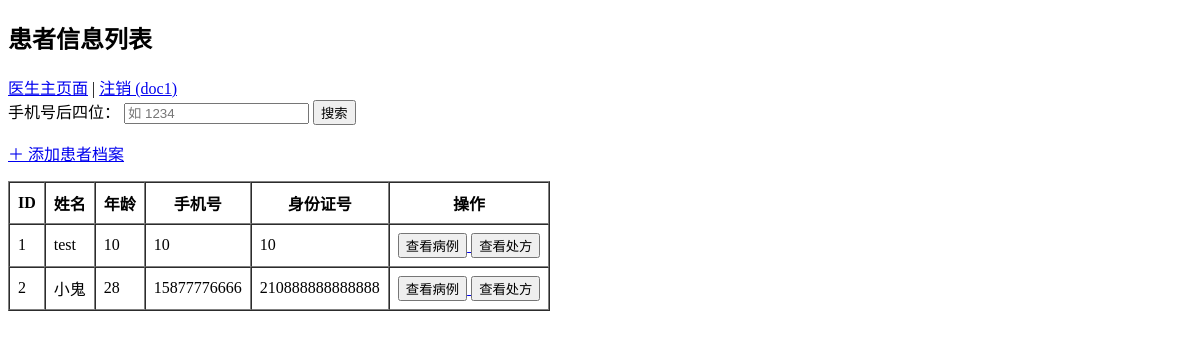
Page / (signed in) on the earlier database version.
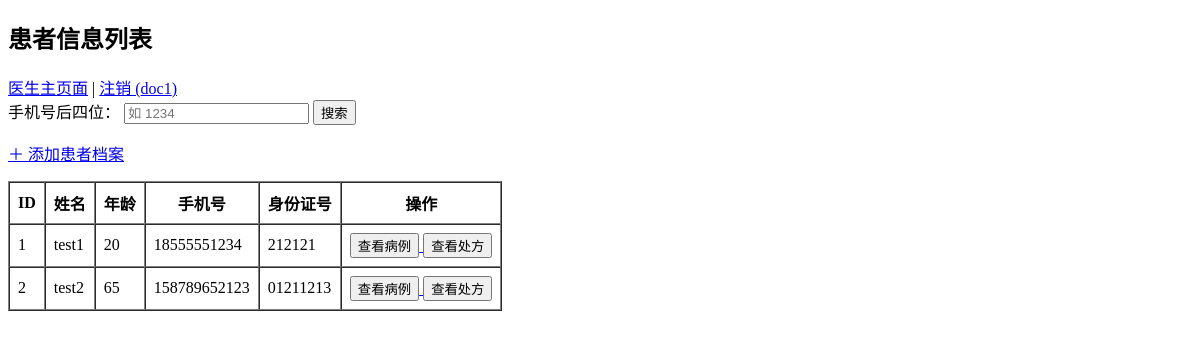
Same page on the later database version.
### app.py (models this page shows)
class Patient(db.Model):
    id = db.Column(db.Integer, primary_key=True)
    name = db.Column(db.String(100), nullable=False)
    age = db.Column(db.Integer, nullable=False)
    phone = db.Column(db.String(15), nullable=False)
    id_card = db.Column(db.String(18), unique=True, nullable=False)

### app.py (the view)
@app.route("/", methods=["GET"])
@login_required
def index():
    phone_last4 = request.args.get("phone_last4", "").strip()
    if phone_last4:
        patients = Patient.query.filter(Patient.phone.endswith(phone_last4)).all()
    else:
        patients = Patient.query.all()
    return render_template(
        "index.html",
        patients=patients,
        phone_last4=phone_last4,  # 方便 index.html 如果想保留输入值
    )

### app.py (called while the page is built)
@login_manager.user_loader
def load_user(user_id):
    return User.query.get(int(user_id))

### templates/index.html (shortened to what this page needs)
<!DOCTYPE html>
<html lang="zh">
<head>
</head>
<body>
    <h2>患者信息列表</h2>
    <nav>
        {% if current_user.is_authenticated and current_user.role == 'doctor' %}
        <a href="{{ url_for('doctor_page') }}">医生主页面</a> |
        {% endif %}
        <a href="{{ url_for('logout') }}">注销 ({{ current_user.username }})</a>
    </nav>
    <form method="get" action="{{ url_for('index') }}" style="margin-bottom:16px;">
        <label for="phone_last4">手机号后四位：</label>
        <input type="text" id="phone_last4" name="phone_last4" value="{{ phone_last4 }}" maxlength="4" pattern="\d{4}"
            placeholder="如 1234" title="请输入 4 位数字">
        <button type="submit">搜索</button>
    </form>
    <p><a href="{{ url_for('add_patient') }}">＋ 添加患者档案</a></p>
    <table border="1" cellpadding="8" cellspacing="0">
        <thead>
            <tr>
                <th>ID</th>
                <th>姓名</th>
                <th>年龄</th>
                <th>手机号</th>
                <th>身份证号</th>
                <th>操作</th>
            </tr>
        </thead>
        <tbody>
            {% for patient in patients %}
            <tr>
                <td>{{ patient.id }}</td>
                <td>{{ patient.name }}</td>
                <td>{{ patient.age }}</td>
                <td>{{ patient.phone }}</td>
                <td>{{ patient.id_card }}</td>
                <td>
                    <a href="{{ url_for('view_patient_medical_records', patient_id=patient.id) }}">
                        <button type="button">查看病例</button>
                    </a>
                    <a href="{{ url_for('view_patient_prescriptions', patient_id=patient.id) }}">
                        <button type="button">查看处方</button>
                    </a>
                </td>
            </tr>
            {% endfor %}
        </tbody>
    </table>
</body>
</html>

Differences in the rows shown:
changed Patient id 1: name "test" → "test1"; age "10" → "20"; phone "10" → "18555551234"; id_card "10" → "212121"
changed Patient id 2: name "小鬼" → "test2"; age "28" → "65"; phone "15877776666" → "158789652123"; id_card "210888888888888" → "01211213"
